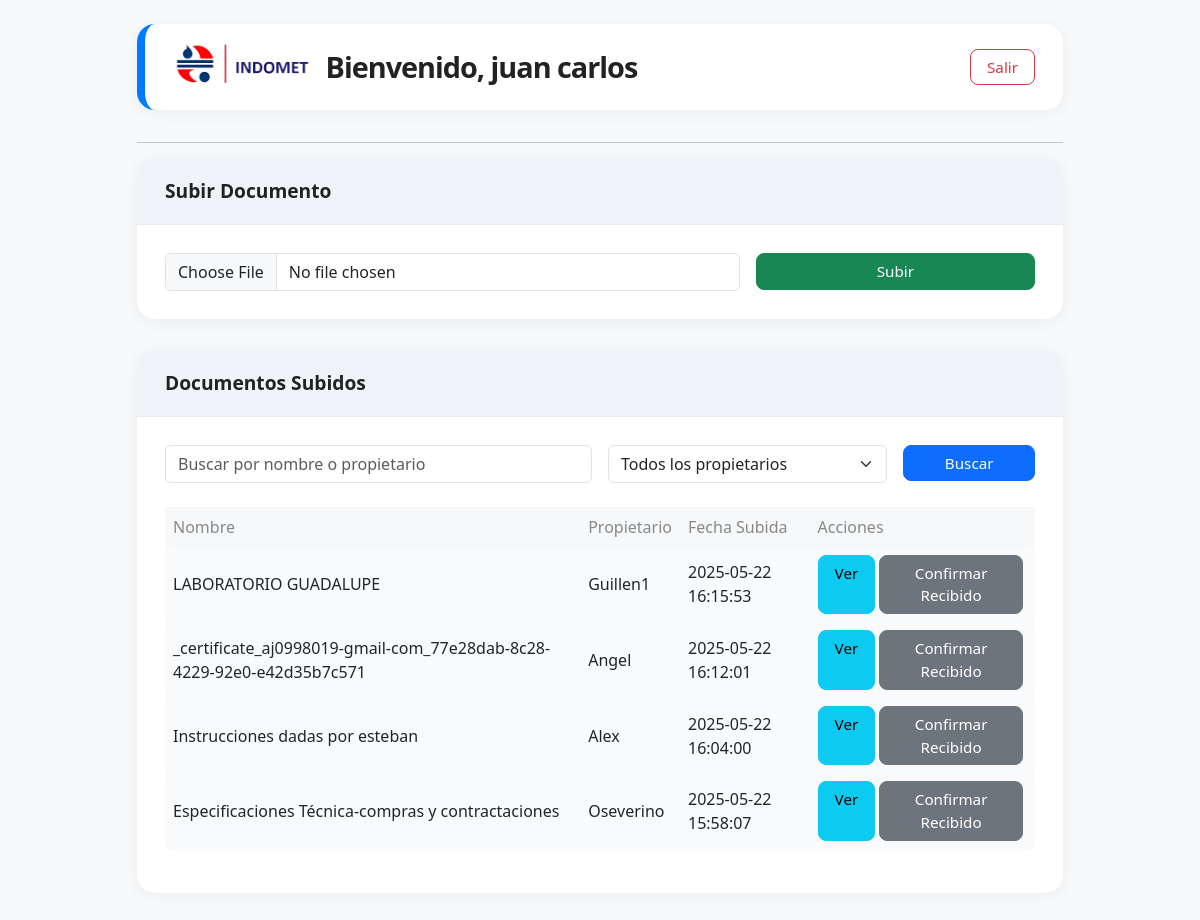
/funciones/dashboard.php (signed in), run on the app's committed database.
### tables this page shows
CREATE TABLE `documentos` (
  `id` int(11) NOT NULL,
  `nombre` varchar(255) NOT NULL,
  `ruta` varchar(255) NOT NULL,
  `usuario_id` int(11) NOT NULL,
  `fecha_subida` timestamp NOT NULL DEFAULT current_timestamp()
);

CREATE TABLE `usuarios` (
  `id` int(11) NOT NULL,
  `nombre` varchar(100) DEFAULT NULL,
  `usuario` varchar(50) DEFAULT NULL,
  `contrasena` varchar(255) DEFAULT NULL,
  `rol` enum('usuario','dueno','admin','almacen') DEFAULT 'usuario'
);

### funciones/dashboard.php (the view, shortened to what this page needs)
<?php
include 'includes/conexion.php';
$nombre = $_SESSION['usuario_nombre'] ?? 'Usuario';
$searchTerm = $_GET['search'] ?? '';
$query = "SELECT d.*, u.nombre AS propietario
          FROM documentos d
          JOIN usuarios u ON d.usuario_id = u.id
          WHERE 1";
$query .= " ORDER BY d.fecha_subida DESC";
$stmt = $conexion->prepare($query);
$stmt->execute();
$documentos = $stmt->get_result();
?>
<!DOCTYPE html>
<html lang="es">
<head>
    <link href="https://cdn.jsdelivr.net/npm/bootstrap@5.3.0/dist/css/bootstrap.min.css" rel="stylesheet">
</head>
<body class="bg-light">
<div class="container py-4">
    <div class="dashboard-header">
        <div class="header-left">
            <div class="header-logo">
                 <img src="img/logo_indomet.png" alt="Logo INDOMET">
            </div>
            <div class="header-title">Bienvenido, <?= htmlspecialchars($nombre) ?></div>
        </div>
        <div class="header-actions">
            <a href="logout.php" class="btn btn-minimal btn-outline-danger">Salir</a>
        </div>
    </div>
    <hr>
    <div class="minimal-card">
        <div class="minimal-card-header">Subir Documento</div>
        <div class="minimal-card-body">
            <form action="subir_documento.php" method="POST" enctype="multipart/form-data">
                <div class="row g-3 align-items-center">
                    <div class="col-md-8">
                        <input type="file" name="documento" class="form-control" required>
                    </div>
                    <div class="col-md-4">
                        <button type="submit" class="btn btn-minimal btn-success w-100">Subir</button>
                    </div>
                </div>
            </form>
        </div>
    </div>
    <div class="minimal-card mb-4">
        <div class="minimal-card-header">Documentos Subidos</div>
        <div class="minimal-card-body">
            <form method="GET" class="mb-4">
                <div class="row g-3">
                    <div class="col-md-6">
                        <input type="text" name="search" class="form-control" placeholder="Buscar por nombre o propietario" value="<?= htmlspecialchars($searchTerm) ?>">
                    </div>
                    <div class="col-md-4">
                        <select name="owner" class="form-select">
                            <option value="">Todos los propietarios</option>
                        </select>
                    </div>
                    <div class="col-md-2">
                        <button type="submit" class="btn btn-minimal btn-primary w-100">Buscar</button>
                    </div>
                </div>
            </form>
            <table class="table table-minimal align-middle">
                <thead>
                    <tr>
                        <th>Nombre</th>
                        <th>Propietario</th>
                        <th>Fecha Subida</th>
                        <th>Acciones</th>
                    </tr>
                </thead>
                <tbody>
                <?php while ($doc = $documentos->fetch_assoc()): ?>
                    <tr>
                        <td><?= htmlspecialchars($doc['nombre']) ?></td>
                        <td><?= htmlspecialchars(ucwords(mb_strtolower($doc['propietario']))) ?></td>
                        <td><?= $doc['fecha_subida'] ?></td>
                        <td>
                            <div class="d-flex">
                                <a href="visualizar.php?ruta=<?= urlencode($doc['ruta']) ?>" target="_blank" class="btn btn-minimal btn-info me-1">Ver</a>
                                <a href="comentarios.php?documento_id=<?= $doc['id'] ?>" class="btn btn-minimal btn-secondary me-1">Confirmar Recibido</a>
                            </div>
                        </td>
                    </tr>
                <?php endwhile; ?>
                </tbody>
            </table>
        </div>
    </div>
</div>
</body>
</html>

### funciones/dashboard.php (style rules this page uses)
body { background: #f6f8fa; }
.container { max-width: 950px; }
.minimal-card { background: #fff; border-radius: 18px; box-shadow: 0 2px 16px rgba(0,0,0,0.06); border: none; margin-bottom: 32px; }
.minimal-card-header { background: #f0f4f8; border-radius: 18px 18px 0 0; padding: 18px 28px; font-size: 1.2rem; font-weight: 600; color: #222; border-bottom: 1px solid #eaeaea; }
.minimal-card-body { padding: 28px; }
.table-minimal th, .table-minimal td { border: none; background: transparent; }
.table-minimal th { color: #888; font-weight: 500; background: #f6f8fa; }
.table-minimal tr { border-radius: 12px; margin-bottom: 8px; }
.table-minimal tbody tr { background: #f9fafb; border-radius: 12px; box-shadow: 0 1px 4px rgba(0,0,0,0.03); }
.btn-minimal { border-radius: 8px; font-size: 0.95rem; padding: 6px 16px; }
.dashboard-header { display: flex; justify-content: space-between; align-items: center; margin-bottom: 32px; background: #fff; border-radius: 18px; box-shadow: 0 2px 16px rgba(0,0,0,0.06); padding: 18px 28px; border-left: 8px solid #007bff; }
.header-left { display: flex; align-items: center; gap: 15px; }
.header-title { font-size: 1.8rem; font-weight: 700; color: #222; letter-spacing: -1px; margin-bottom: 0; }
.header-logo img { height: 50px; }
.header-actions { display: flex; align-items: center; gap: 10px; }

### data on the page
documentos: nombre "LABORATORIO GUADALUPE", usuario.nombre "Guillen1", fecha_subida "2025-05-22 16:15:53"
documentos: nombre "_certificate_aj0998019-gmail-com_77e28dab-8c28-4229-92e0-e42d35b7c571", usuario.nombre "Angel", fecha_subida "2025-05-22 16:12:01"
documentos: nombre "Instrucciones dadas por esteban", usuario.nombre "Alex", fecha_subida "2025-05-22 16:04:00"
documentos: nombre "Especificaciones Técnica-compras y contractaciones", usuario.nombre "Oseverino", fecha_subida "2025-05-22 15:58:07"

### other printed values
$nombre "juan carlos"
